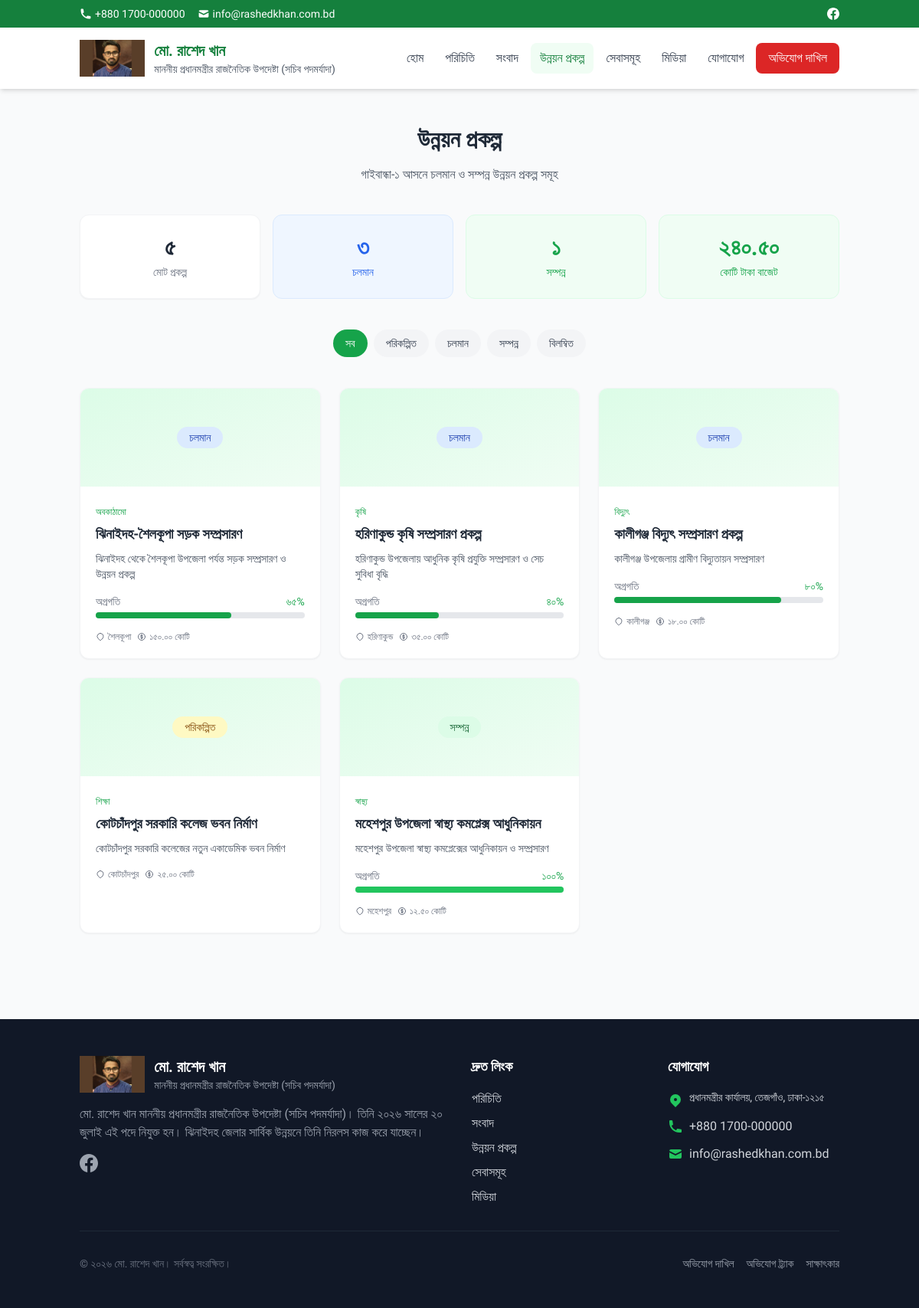
The app's page /projects.php with its own data.
### tables this page shows
CREATE TABLE settings (
    id INT AUTO_INCREMENT PRIMARY KEY,
    setting_key VARCHAR(100) UNIQUE NOT NULL,
    setting_value TEXT,
    setting_type ENUM('text', 'textarea', 'image', 'json') DEFAULT 'text',
    updated_at TIMESTAMP DEFAULT CURRENT_TIMESTAMP ON UPDATE CURRENT_TIMESTAMP
);

CREATE TABLE projects (
    id INT AUTO_INCREMENT PRIMARY KEY,
    name VARCHAR(500) NOT NULL,
    slug VARCHAR(255) UNIQUE NOT NULL,
    description LONGTEXT,
    category ENUM('অবকাঠামো', 'শিক্ষা', 'স্বাস্থ্য', 'কৃষি', 'কর্মসংস্থান', 'বিদ্যুৎ', 'অন্যান্য') DEFAULT 'অন্যান্য',
    status ENUM('পরিকল্পিত', 'চলমান', 'সম্পন্ন', 'বিলম্বিত') DEFAULT 'চলমান',
    progress_percent INT DEFAULT 0,
    budget_crore DECIMAL(10,2),
    location_district VARCHAR(100),
    location_upazila VARCHAR(100),
    location_union VARCHAR(100),
    responsible_dept VARCHAR(200),
    start_date DATE,
    end_date DATE,
    before_image VARCHAR(500),
    after_image VARCHAR(500),
    created_at TIMESTAMP DEFAULT CURRENT_TIMESTAMP,
    updated_at TIMESTAMP DEFAULT CURRENT_TIMESTAMP ON UPDATE CURRENT_TIMESTAMP
);

### public/projects.php (the view, shortened to what the rows shown need)
<?php
require_once dirname(__DIR__) . '/includes/header.php';
$page = (int)($_GET['page'] ?? 1);
$where = "1=1";
$params = [];
$sql = "SELECT * FROM projects WHERE {$where} ORDER BY FIELD(status, 'চলমান', 'পরিকল্পিত', 'সম্পন্ন', 'বিলম্বিত'), updated_at DESC";
$pagination = Database::paginate($sql, $params, $page, 12);
$projects = $pagination['items'];
?>
<section class="py-12">
    <div class="container mx-auto px-4">
        <div class="text-center mb-10">
            <h1 class="text-3xl font-bold text-gray-800 mb-4">উন্নয়ন প্রকল্প</h1>
        </div>
        <?php if (empty($projects)): ?>
        <div class="text-center py-12">
            <div class="w-16 h-16 bg-gray-100 rounded-full flex items-center justify-center mx-auto mb-4">
                <svg class="w-8 h-8 text-gray-400" fill="none" stroke="currentColor" viewBox="0 0 24 24">
                    <path stroke-linecap="round" stroke-linejoin="round" stroke-width="2" d="M19 21V5a2 2 0 00-2-2H7a2 2 0 00-2 2v16m14 0h2m-2 0h-5m-9 0H3m2 0h5M9 7h1m-1 4h1m4-4h1m-1 4h1m-5 10v-5a1 1 0 011-1h2a1 1 0 011 1v5m-4 0h4"/>
                </svg>
            </div>
            <p class="text-gray-500">কোনো প্রকল্প পাওয়া যায়নি।</p>
        </div>
        <?php else: ?>
        <div class="grid grid-cols-1 md:grid-cols-2 lg:grid-cols-3 gap-6">
            <?php foreach ($projects as $project): ?>
            <div class="bg-white rounded-xl shadow-sm border border-gray-100 overflow-hidden hover:shadow-lg transition">
                <?php if ($project['before_image'] || $project['after_image']): ?>
                <div class="relative h-48">
                    <?php if ($project['before_image']): ?>
                    <img src="<?= UPLOADS_URL ?>/<?= e($project['before_image']) ?>" alt="Before" class="w-full h-full object-cover">
                    <?php else: ?>
                    <img src="<?= UPLOADS_URL ?>/<?= e($project['after_image']) ?>" alt="After" class="w-full h-full object-cover">
                    <?php endif; ?>
                    <span class="absolute top-3 right-3 px-3 py-1 text-xs rounded-full <?= getStatusBadgeClass($project['status']) ?>">
                        <?= e($project['status']) ?>
                    </span>
                </div>
                <?php else: ?>
                <div class="h-32 bg-gradient-to-br from-primary-100 to-primary-50 flex items-center justify-center">
                    <span class="px-4 py-1 text-sm rounded-full <?= getStatusBadgeClass($project['status']) ?>">
                        <?= e($project['status']) ?>
                    </span>
                </div>
                <?php endif; ?>
                <div class="p-5">
                    <span class="text-xs text-primary-600 font-medium"><?= e($project['category']) ?></span>
                    <h3 class="text-lg font-semibold text-gray-800 mt-1 mb-2"><?= e($project['name']) ?></h3>
                    <?php if ($project['description']): ?>
                    <p class="text-gray-600 text-sm mb-4 line-clamp-2"><?= e($project['description']) ?></p>
                    <?php endif; ?>
                    <?php if ($project['progress_percent'] > 0): ?>
                    <div class="mb-4">
                        <div class="flex justify-between text-sm mb-1">
                            <span class="text-gray-500">অগ্রগতি</span>
                            <span class="font-medium text-primary-600"><?= toBengaliDigits($project['progress_percent']) ?>%</span>
                        </div>
                        <div class="w-full bg-gray-200 rounded-full h-2">
                            <div class="h-2 rounded-full transition-all duration-500 <?= $project['progress_percent'] >= 100 ? 'bg-green-500' : 'bg-primary-600' ?>" style="width: <?= $project['progress_percent'] ?>%"></div>
                        </div>
                    </div>
                    <?php endif; ?>
                    <div class="flex flex-wrap gap-2 text-xs text-gray-500">
                        <?php if ($project['location_upazila']): ?>
                        <span class="flex items-center">
                            <svg class="w-3 h-3 mr-1" fill="none" stroke="currentColor" viewBox="0 0 24 24">
                                <path stroke-linecap="round" stroke-linejoin="round" stroke-width="2" d="M17.657 16.657L13.414 20.9a1.998 1.998 0 01-2.827 0l-4.244-4.243a8 8 0 1111.314 0z"/>
                            </svg>
                            <?= e($project['location_upazila']) ?>
                        </span>
                        <?php endif; ?>
                        <?php if ($project['budget_crore']): ?>
                        <span class="flex items-center">
                            <?= toBengaliDigits($project['budget_crore']) ?> কোটি
                        </span>
                        <?php endif; ?>
                    </div>
                </div>
            </div>
            <?php endforeach; ?>
        </div>
        <?php endif; ?>
    </div>
</section>
<?php require_once dirname(__DIR__) . '/includes/footer.php'; ?>

### includes/header.php (shortened to what the rows shown need)
<?php
require_once __DIR__ . '/functions.php';
?>
<!DOCTYPE html>
<html lang="bn" dir="ltr">
<head>
    <title><?= isset($pageTitle) ? e($pageTitle) . ' - ' : '' ?><?= e(getSetting('site_title', SITE_NAME)) ?></title>
    <script src="https://cdn.tailwindcss.com"></script>
    <link rel="stylesheet" href="<?= SITE_URL ?>/assets/css/custom.css">
</head>
<body class="bg-gray-50 text-gray-900">
    <header class="bg-white shadow-md sticky top-0 z-50">
        <div class="container mx-auto px-4">
            <div class="flex justify-between items-center py-4">
                <a href="<?= SITE_URL ?>" class="flex items-center space-x-3">
                    <?php if ($logo = getSetting('logo_image')): ?>
                    <img src="<?= UPLOADS_URL ?>/<?= e($logo) ?>" alt="Logo" class="h-12 w-auto">
                    <?php else: ?>
                    <div class="w-12 h-12 bg-primary-600 rounded-full flex items-center justify-center text-white font-bold text-xl">
                        রা
                    </div>
                    <?php endif; ?>
                    <div>
                        <h1 class="text-xl font-bold text-primary-700"><?= e(getSetting('site_title', SITE_NAME)) ?></h1>
                        <p class="text-sm text-gray-600"><?= e(getSetting('site_tagline', SITE_TAGLINE)) ?></p>
                    </div>
                </a>
            </div>
        </div>
    </header>
    <main>

### records on screen
settings: setting_value (picture)
projects: status "চলমান", category "অবকাঠামো", name "ঝিনাইদহ-শৈলকূপা সড়ক সম্প্রসারণ", description "ঝিনাইদহ থেকে শৈলকূপা উপজেলা পর্যন্ত সড়ক সম্প্রসারণ ও উন্নয়ন প্রকল্প", progress_percent "৬৫", location_upazila "শৈলকূপা", budget_crore "১৫০.০০"
projects: status "চলমান", category "কৃষি", name "হরিণাকুন্ড কৃষি সম্প্রসারণ প্রকল্প", description "হরিণাকুন্ড উপজেলায় আধুনিক কৃষি প্রযুক্তি সম্প্রসারণ ও সেচ সুবিধা বৃদ্ধি", progress_percent "৪০", location_upazila "হরিণাকুন্ড", budget_crore "৩৫.০০"
projects: status "চলমান", category "বিদ্যুৎ", name "কালীগঞ্জ বিদ্যুৎ সম্প্রসারণ প্রকল্প", description "কালীগঞ্জ উপজেলায় গ্রামীণ বিদ্যুতায়ন সম্প্রসারণ", progress_percent "৮০", location_upazila "কালীগঞ্জ", budget_crore "১৮.০০"
projects: status "পরিকল্পিত", category "শিক্ষা", name "কোটচাঁদপুর সরকারি কলেজ ভবন নির্মাণ", description "কোটচাঁদপুর সরকারি কলেজের নতুন একাডেমিক ভবন নির্মাণ", location_upazila "কোটচাঁদপুর", budget_crore "২৫.০০"
projects: status "সম্পন্ন", category "স্বাস্থ্য", name "মহেশপুর উপজেলা স্বাস্থ্য কমপ্লেক্স আধুনিকায়ন", description "মহেশপুর উপজেলা স্বাস্থ্য কমপ্লেক্সের আধুনিকায়ন ও সম্প্রসারণ", progress_percent "১০০", location_upazila "মহেশপুর", budget_crore "১২.৫০"

### other values on screen
getSetting('contact_phone', '+880 1700-000000') "+880 1700-000000"
getSetting('contact_email', 'info@rashedkhan.com.bd') "info@rashedkhan.com.bd"
getSetting('site_title', SITE_NAME) "মো. রাশেদ খান"
getSetting('site_tagline', SITE_TAGLINE) "মাননীয় প্রধানমন্ত্রীর রাজনৈতিক উপদেষ্টা (সচিব পদমর্যাদা)"
toBengaliDigits($stats['total']) "৫"
toBengaliDigits($stats['ongoing']) "৩"
toBengaliDigits($stats['completed']) "১"
toBengaliDigits(number_format($stats['budget'] ?? 0, 2)) "২৪০.৫০"
$s "পরিকল্পিত"
$s "চলমান"
$s "সম্পন্ন"
$s "বিলম্বিত"
truncate(getSetting('about_text', ''), 200) "মো. রাশেদ খান মাননীয় প্রধানমন্ত্রীর রাজনৈতিক উপদেষ্টা (সচিব পদমর্যাদা)। তিনি ২০২৬ সালের ২০ জুলাই এই পদে নিযুক্ত হন। ঝিনাইদহ জেলার সার্বিক উন্নয়নে তিনি নিরলস কাজ করে যাচ্ছেন।"
getSetting('office_address', '') "প্রধানমন্ত্রীর কার্যালয়, তেজগাঁও, ঢাকা-১২১৫"
getSetting('contact_phone', '') "+880 1700-000000"
